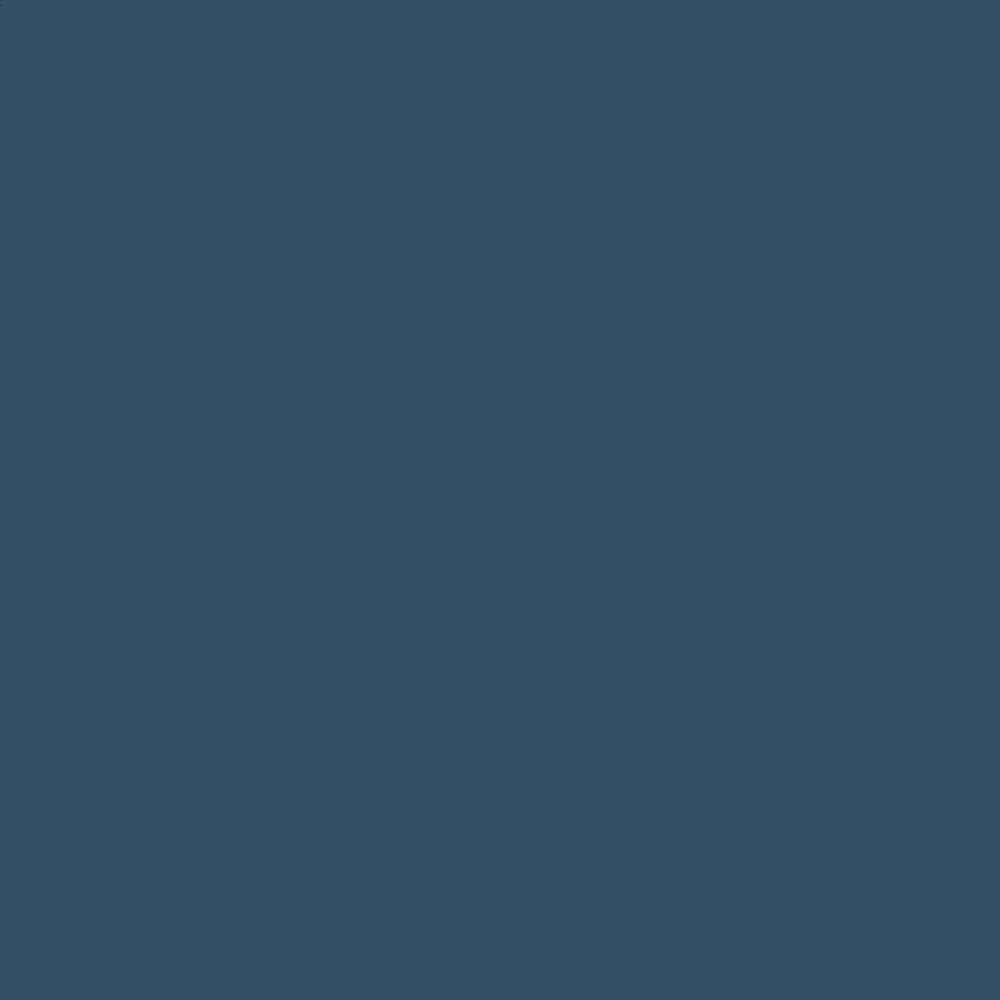
Frame 1 (no input)
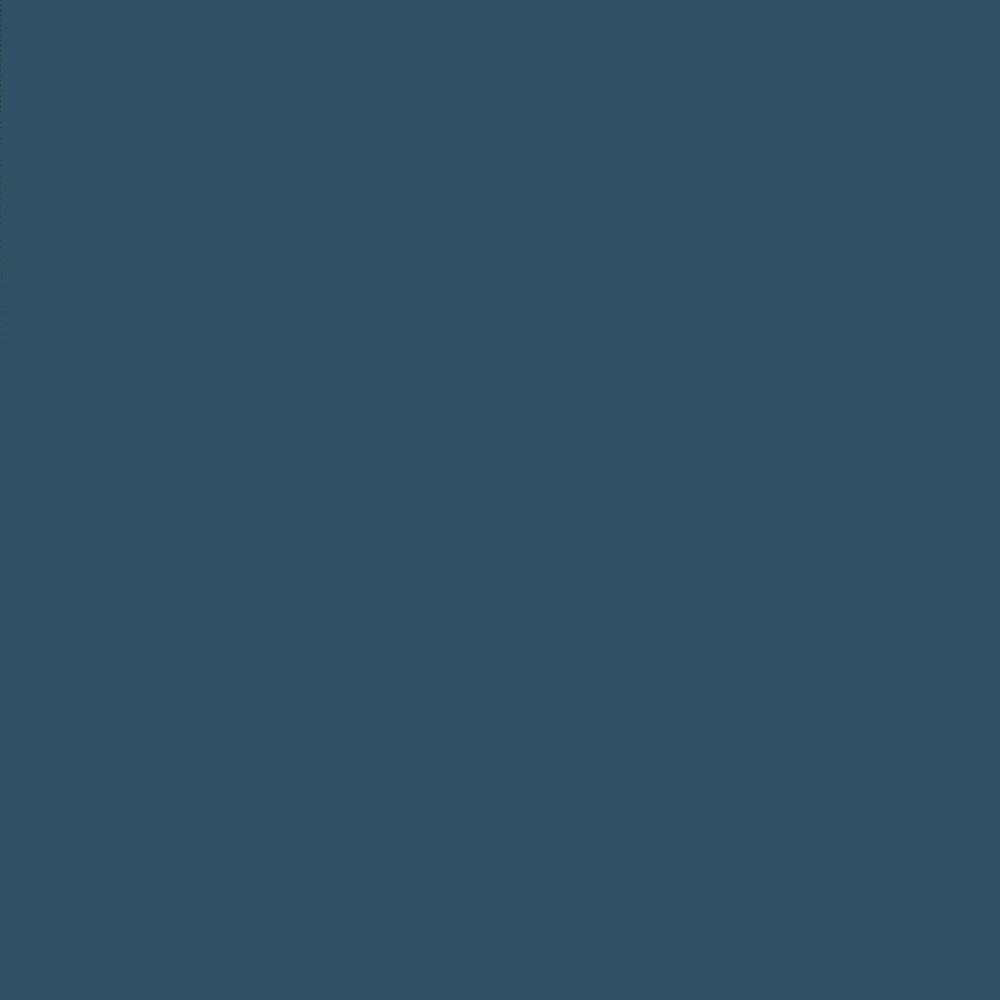
Frame 60 (the mouse pressed at the canvas centre just before this capture)
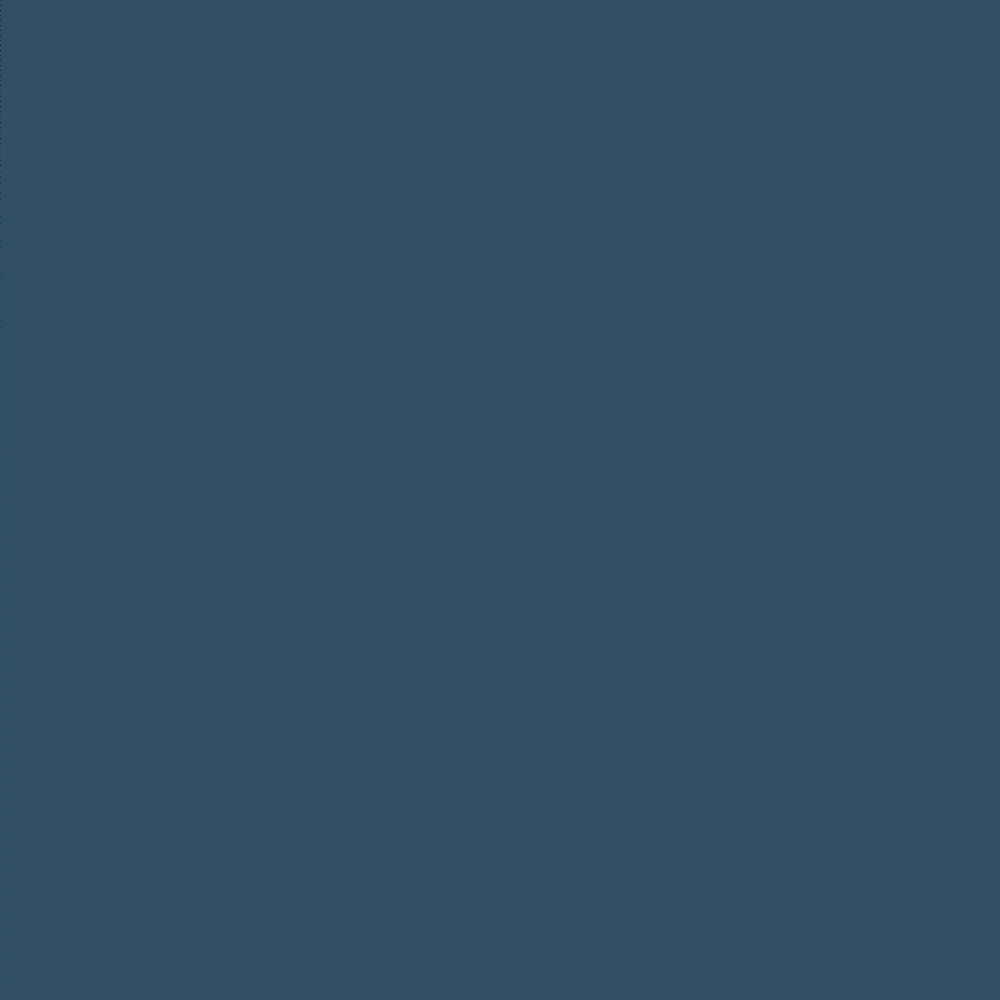
Frame 120 (the mouse held since frame 60 and released just before this capture)

The Processing sketch that drew these frames (run headless with seeded random() and noise(); from frame 60 on, the mouse is pressed at the canvas centre):

// Processing sketch: Watching_Paint_Tan
// ── Watching_Paint_Tan.pde
float x = 0;
float y = 0;
float z = 0;

void setup(){
  size(1000,1000);
  background(50,80,100);
  frameRate(1000);
}

void draw(){
  stroke( 0 + 255 * sin(x/2),0 + 255 * sin(y/2),0 + 255 * sin(z/2));
  strokeWeight(1 + 50 * sin(z/50));
 x = x + 0.0001;
 y = y + 0.01;
 z = z + 0.0005;
 point(0 + 1000 * tan(x/5),0 + 500 * tan(y/1));
}

void mousePressed(){
  save("watching paint dry sin.png");
}
